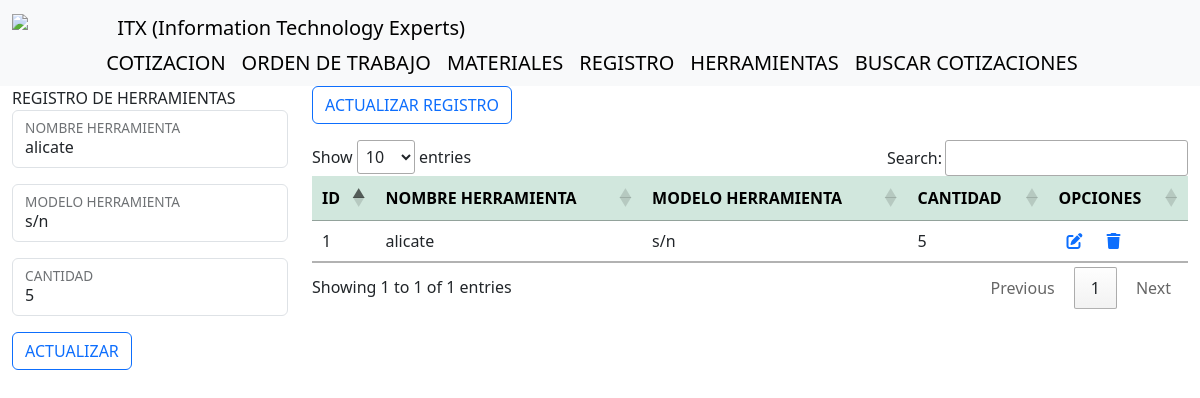
The app's page /editarHerramienta/1/ with its own data.
### herramientas/models.py (models this page shows)
class Herramienta(models.Model):
    nombrematerial = models.CharField(max_length=1000)
    modelomaterial = models.CharField(max_length=1000)
    cantidad = models.IntegerField()
    class Meta:
        db_table = 'herramientas'

### herramientas/views.py (the view)
# urls.py: path('editarHerramienta/<int:mostrarHerramienta>/',  editarHerramienta, name='editarHerramienta'),
def editarHerramienta(request, mostrarHerramienta):
    material = Herramienta.objects.get(id=mostrarHerramienta)
    if request.method == 'POST':
        form = HerramientaForm(request.POST, instance=material)
        if form.is_valid():
            form.save()
            return redirect('herramientas')
    else:
        form = HerramientaForm(instance=material)
    mostrarHerramientas= Herramienta.objects.all()
    return render(request, 'editarHerramienta.html', {'form': form, 'mostrarHerramientas': mostrarHerramientas})

### herramientas/models.py
class HerramientaForm(forms.ModelForm):
    class Meta:
        model = Herramienta
        fields = ['nombrematerial', 'modelomaterial', 'cantidad']

### templates/editarHerramienta.html (shortened to what this page needs)
<!DOCTYPE html>
<html>
    <head>
        <link rel="stylesheet" href="https://cdn.datatables.net/1.13.4/css/jquery.dataTables.min.css">
        <link href="https://cdn.jsdelivr.net/npm/bootstrap@5.3.0-alpha3/dist/css/bootstrap.min.css" rel="stylesheet">
    </head>
    <body>
        {% include "navegacion.html" %}
        <div class="container-fluid">
            <div class='row'>
                <div class="col-sm-3">
                    <div>
                        <label class="">REGISTRO DE HERRAMIENTAS</label>
                    </div>
                    <form method='POST'>
                        <div class="form-floating mb-3">
                            <input type="text"  name="nombrematerial" id="nombrematerial" class="form-control {{ form.nombrematerial.errors }}" value="{{ form.nombrematerial.value }}" />
                            <label for="floating_nombre" class="form-label">NOMBRE HERRAMIENTA</label>
                        </div>
                        <div class="form-floating mb-3">
                            <input type="text" name="modelomaterial" id="modelomaterial" class="form-control {{ form.modelomaterial.errors }}" value="{{ form.modelomaterial.value }}" />
                            <label for="floating_modelo" class="form-label">MODELO HERRAMIENTA</label>
                        </div>
                        <div class="form-floating mb-3">
                            <input type="number" name="cantidad" id="cantidad" class="form-control {{ form.cantidad.errors }}" value="{{ form.cantidad.value }}"/>
                            <label for="floating_cantidad" class="form-label">CANTIDAD</label>
                        </div>
                        <button type="submit" class="btn btn-outline-primary">ACTUALIZAR</button>
                    </form>
                </div>
                <div class='col-sm-9'>
                    <form method='POST' action="{% url 'mostrarHerramienta' %}">
                        <button type="submit" class="btn btn-outline-primary mb-3">ACTUALIZAR REGISTRO</button>
                        <div class="m-10">
                            <table id="tabla" class="table table-hover">
                                <thead class="table table-success">
                                    <tr>
                                        <th scope="col" class="">ID</th>
                                        <th scope="col" class="">NOMBRE HERRAMIENTA</th>
                                        <th scope="col" class="">MODELO HERRAMIENTA</th>
                                        <th scope="col" class="">CANTIDAD</th>
                                        <th scope="col" class="">OPCIONES</th>
                                    </tr>
                                </thead>
                                <tbody>
                                    {% for mostrarMaterial in mostrarHerramientas%}
                                        <tr class="">
                                            <td scope="row" class="" value="{{mostrarMaterial.id}}">{{mostrarMaterial.id}}</td>
                                            <td scope="row" class="" value="{{mostrarMaterial.nombrematerial}}">{{mostrarMaterial.nombrematerial}}</td>
                                            <td scope="row" class="" value="{{mostrarMaterial.modelomaterial}}">{{mostrarMaterial.modelomaterial}}</td>
                                            <td scope="row" class="" value="{{mostrarMaterial.cantidad}}">{{mostrarMaterial.cantidad}}</td>
                                            <td scope="row" class=""><a class="m-2" href="{% url 'editarRegistro' mostrarMaterial.id %}"><i class="fa-solid fa-pen-to-square"></i></a><a class="m-3" href="{% url 'eliminarHerramienta' mostrarMaterial.id %}"><i class="fa-solid fa-trash"></i></a></td>
                                        </tr>
                                    {%endfor%}
                                </tbody>
                            </table>
                        </div>
                    </form>
                </div>
            </div>
        </div>
    </body>
</html>

### records on screen
Herramienta: nombrematerial "alicate", modelomaterial "s/n", id "1", cantidad "5"
